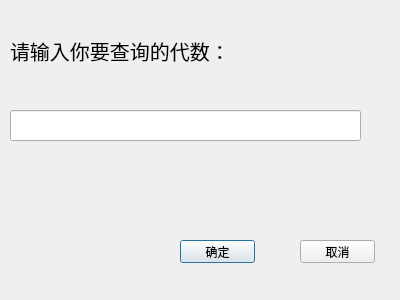
<?xml version="1.0" encoding="UTF-8"?>
<ui version="4.0">
 <class>ShowNDialog</class>
 <widget class="QDialog" name="ShowNDialog">
  <property name="geometry">
   <rect>
    <x>0</x>
    <y>0</y>
    <width>400</width>
    <height>300</height>
   </rect>
  </property>
  <property name="windowTitle">
   <string>Dialog</string>
  </property>
  <widget class="QLineEdit" name="lineEdit">
   <property name="geometry">
    <rect>
     <x>10</x>
     <y>110</y>
     <width>351</width>
     <height>31</height>
    </rect>
   </property>
  </widget>
  <widget class="QLabel" name="label">
   <property name="geometry">
    <rect>
     <x>10</x>
     <y>30</y>
     <width>221</width>
     <height>41</height>
    </rect>
   </property>
   <property name="font">
    <font>
     <pointsize>15</pointsize>
    </font>
   </property>
   <property name="text">
    <string>请输入你要查询的代数：</string>
   </property>
  </widget>
  <widget class="QPushButton" name="btn_sure">
   <property name="geometry">
    <rect>
     <x>180</x>
     <y>240</y>
     <width>75</width>
     <height>23</height>
    </rect>
   </property>
   <property name="text">
    <string>确定</string>
   </property>
  </widget>
  <widget class="QPushButton" name="pushButton_2">
   <property name="geometry">
    <rect>
     <x>300</x>
     <y>240</y>
     <width>75</width>
     <height>23</height>
    </rect>
   </property>
   <property name="text">
    <string>取消</string>
   </property>
  </widget>
 </widget>
 <resources/>
 <connections/>
</ui>
